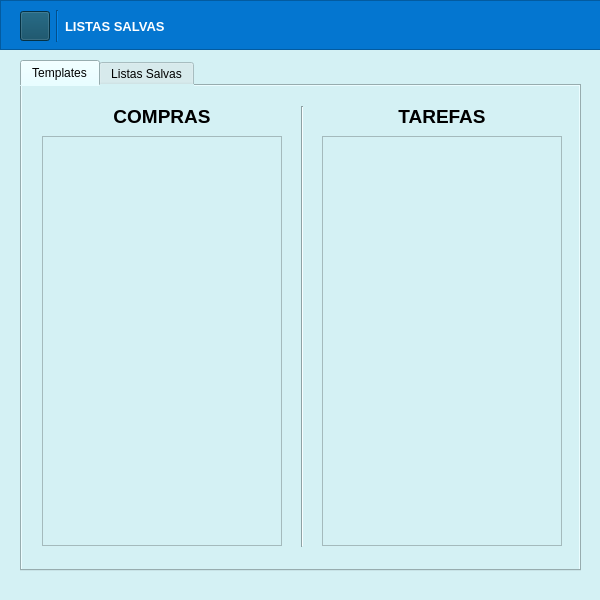
<?xml version="1.0" encoding="UTF-8"?>
<ui version="4.0">
 <class>Listas</class>
 <widget class="QMainWindow" name="Listas">
  <property name="geometry">
   <rect>
    <x>0</x>
    <y>0</y>
    <width>600</width>
    <height>600</height>
   </rect>
  </property>
  <property name="minimumSize">
   <size>
    <width>600</width>
    <height>600</height>
   </size>
  </property>
  <property name="maximumSize">
   <size>
    <width>600</width>
    <height>600</height>
   </size>
  </property>
  <property name="windowTitle">
   <string>Listas</string>
  </property>
  <property name="statusTip">
   <string/>
  </property>
  <property name="styleSheet">
   <string notr="true">
background-color:rgb(212, 241, 244)</string>
  </property>
  <widget class="QWidget" name="centralwidget">
   <widget class="QStackedWidget" name="paginas">
    <property name="geometry">
     <rect>
      <x>0</x>
      <y>0</y>
      <width>600</width>
      <height>580</height>
     </rect>
    </property>
    <property name="styleSheet">
     <string notr="true">background-color: rgb(212, 241, 244)</string>
    </property>
    <property name="currentIndex">
     <number>3</number>
    </property>
    <widget class="QWidget" name="home">
     <widget class="QFrame" name="topBarHome">
      <property name="geometry">
       <rect>
        <x>0</x>
        <y>0</y>
        <width>601</width>
        <height>50</height>
       </rect>
      </property>
      <property name="styleSheet">
       <string notr="true">background-color:rgb(4, 118, 208)</string>
      </property>
      <property name="frameShape">
       <enum>QFrame::StyledPanel</enum>
      </property>
      <property name="frameShadow">
       <enum>QFrame::Raised</enum>
      </property>
      <widget class="QLabel" name="Tapp">
       <property name="geometry">
        <rect>
         <x>21</x>
         <y>18</y>
         <width>47</width>
         <height>13</height>
        </rect>
       </property>
       <property name="font">
        <font>
         <pointsize>10</pointsize>
         <weight>75</weight>
         <bold>true</bold>
        </font>
       </property>
       <property name="styleSheet">
        <string notr="true">color: rgb(255, 255, 255);</string>
       </property>
       <property name="text">
        <string>LISTAS</string>
       </property>
       <property name="alignment">
        <set>Qt::AlignJustify|Qt::AlignVCenter</set>
       </property>
      </widget>
     </widget>
     <widget class="QWidget" name="layoutWidget">
      <property name="geometry">
       <rect>
        <x>60</x>
        <y>120</y>
        <width>471</width>
        <height>101</height>
       </rect>
      </property>
      <layout class="QHBoxLayout" name="layoutTest">
       <property name="leftMargin">
        <number>10</number>
       </property>
       <item>
        <widget class="QPushButton" name="btnNLista">
         <property name="enabled">
          <bool>true</bool>
         </property>
         <property name="minimumSize">
          <size>
           <width>0</width>
           <height>90</height>
          </size>
         </property>
         <property name="maximumSize">
          <size>
           <width>90</width>
           <height>16777215</height>
          </size>
         </property>
         <property name="styleSheet">
          <string notr="true">color: rgb(255, 255, 255);
border-image: url(:/icones/NLista.png);</string>
         </property>
         <property name="text">
          <string/>
         </property>
         <property name="checkable">
          <bool>false</bool>
         </property>
        </widget>
       </item>
       <item>
        <layout class="QGridLayout" name="gridLayout">
         <property name="sizeConstraint">
          <enum>QLayout::SetNoConstraint</enum>
         </property>
         <item row="0" column="0">
          <widget class="QLabel" name="tituloNLista">
           <property name="font">
            <font>
             <pointsize>15</pointsize>
             <weight>75</weight>
             <bold>true</bold>
            </font>
           </property>
           <property name="styleSheet">
            <string notr="true">color: rgb(0, 0, 0)</string>
           </property>
           <property name="text">
            <string>ADICIONAR NOVA LISTA</string>
           </property>
           <property name="alignment">
            <set>Qt::AlignBottom|Qt::AlignHCenter</set>
           </property>
          </widget>
         </item>
         <item row="1" column="0">
          <widget class="QLabel" name="descNLista">
           <property name="font">
            <font>
             <pointsize>10</pointsize>
            </font>
           </property>
           <property name="styleSheet">
            <string notr="true">color: rgb(0, 0, 0);</string>
           </property>
           <property name="text">
            <string>Criar nova lista em branco</string>
           </property>
           <property name="alignment">
            <set>Qt::AlignHCenter|Qt::AlignTop</set>
           </property>
          </widget>
         </item>
        </layout>
       </item>
      </layout>
     </widget>
     <widget class="Line" name="line">
      <property name="geometry">
       <rect>
        <x>30</x>
        <y>310</y>
        <width>531</width>
        <height>21</height>
       </rect>
      </property>
      <property name="orientation">
       <enum>Qt::Horizontal</enum>
      </property>
     </widget>
     <widget class="QWidget" name="layoutWidget_4">
      <property name="geometry">
       <rect>
        <x>70</x>
        <y>420</y>
        <width>461</width>
        <height>102</height>
       </rect>
      </property>
      <layout class="QHBoxLayout" name="horizontalLayout_4">
       <property name="leftMargin">
        <number>10</number>
       </property>
       <item>
        <widget class="QPushButton" name="btnListasSalvas">
         <property name="enabled">
          <bool>true</bool>
         </property>
         <property name="minimumSize">
          <size>
           <width>0</width>
           <height>90</height>
          </size>
         </property>
         <property name="maximumSize">
          <size>
           <width>90</width>
           <height>16777215</height>
          </size>
         </property>
         <property name="styleSheet">
          <string notr="true">border-image: url(:/icones/saved.png);
color: rgb(255, 255, 255);</string>
         </property>
         <property name="text">
          <string/>
         </property>
         <property name="checkable">
          <bool>false</bool>
         </property>
        </widget>
       </item>
       <item>
        <layout class="QGridLayout" name="gridLayout_2">
         <property name="sizeConstraint">
          <enum>QLayout::SetNoConstraint</enum>
         </property>
         <item row="0" column="0">
          <widget class="QLabel" name="tituloCLista">
           <property name="font">
            <font>
             <pointsize>15</pointsize>
             <weight>75</weight>
             <bold>true</bold>
            </font>
           </property>
           <property name="styleSheet">
            <string notr="true">color: rgb(0, 0, 0)</string>
           </property>
           <property name="text">
            <string>CARREGAR LISTA SALVA</string>
           </property>
           <property name="alignment">
            <set>Qt::AlignBottom|Qt::AlignHCenter</set>
           </property>
          </widget>
         </item>
         <item row="1" column="0">
          <widget class="QLabel" name="descCLista">
           <property name="font">
            <font>
             <pointsize>10</pointsize>
            </font>
           </property>
           <property name="styleSheet">
            <string notr="true">color: rgb(0, 0, 0);</string>
           </property>
           <property name="text">
            <string>Carrega listas ou templates salvos anteriormente</string>
           </property>
           <property name="alignment">
            <set>Qt::AlignHCenter|Qt::AlignTop</set>
           </property>
          </widget>
         </item>
        </layout>
       </item>
      </layout>
     </widget>
    </widget>
    <widget class="QWidget" name="listaDeCompras">
     <widget class="QFrame" name="topBarListaDeCompras">
      <property name="geometry">
       <rect>
        <x>0</x>
        <y>0</y>
        <width>601</width>
        <height>50</height>
       </rect>
      </property>
      <property name="styleSheet">
       <string notr="true">background-color:rgb(4, 118, 208)</string>
      </property>
      <property name="frameShape">
       <enum>QFrame::StyledPanel</enum>
      </property>
      <property name="frameShadow">
       <enum>QFrame::Raised</enum>
      </property>
      <widget class="QWidget" name="layoutWidget_3">
       <property name="geometry">
        <rect>
         <x>20</x>
         <y>10</y>
         <width>561</width>
         <height>32</height>
        </rect>
       </property>
       <layout class="QHBoxLayout" name="horizontalLayout">
        <item>
         <widget class="QPushButton" name="btn_home_ListaCompras">
          <property name="minimumSize">
           <size>
            <width>30</width>
            <height>30</height>
           </size>
          </property>
          <property name="maximumSize">
           <size>
            <width>30</width>
            <height>30</height>
           </size>
          </property>
          <property name="styleSheet">
           <string notr="true">background-color: rgb(5, 68, 94);
border-color: rgb(255, 255, 255);
color: rgb(255, 255, 255);</string>
          </property>
          <property name="text">
           <string/>
          </property>
         </widget>
        </item>
        <item>
         <widget class="Line" name="line_2">
          <property name="orientation">
           <enum>Qt::Vertical</enum>
          </property>
         </widget>
        </item>
        <item>
         <widget class="QLabel" name="tituloListaCompras">
          <property name="font">
           <font>
            <pointsize>10</pointsize>
            <weight>75</weight>
            <bold>true</bold>
           </font>
          </property>
          <property name="styleSheet">
           <string notr="true">color: rgb(255, 255, 255);</string>
          </property>
          <property name="text">
           <string>LISTAS DE COMPRAS</string>
          </property>
          <property name="alignment">
           <set>Qt::AlignJustify|Qt::AlignVCenter</set>
          </property>
         </widget>
        </item>
        <item>
         <widget class="QPushButton" name="btnSalvarListaComprasTemplate">
          <property name="maximumSize">
           <size>
            <width>100</width>
            <height>25</height>
           </size>
          </property>
          <property name="styleSheet">
           <string notr="true">background-color: rgb(5, 68, 94);
border-color: rgb(255, 255, 255);
color: rgb(255, 255, 255);</string>
          </property>
          <property name="text">
           <string>Salvar template</string>
          </property>
         </widget>
        </item>
        <item>
         <widget class="QPushButton" name="btnSalvarListaCompras">
          <property name="maximumSize">
           <size>
            <width>100</width>
            <height>25</height>
           </size>
          </property>
          <property name="styleSheet">
           <string notr="true">background-color: rgb(5, 68, 94);
border-color: rgb(255, 255, 255);
color: rgb(255, 255, 255);</string>
          </property>
          <property name="text">
           <string>Salvar lista</string>
          </property>
         </widget>
        </item>
       </layout>
      </widget>
     </widget>
     <widget class="QTableWidget" name="tabelaListaDeCompras">
      <property name="geometry">
       <rect>
        <x>20</x>
        <y>69</y>
        <width>561</width>
        <height>431</height>
       </rect>
      </property>
      <property name="font">
       <font>
        <pointsize>8</pointsize>
       </font>
      </property>
      <property name="styleSheet">
       <string notr="true">color: rgb(0, 0, 0);</string>
      </property>
      <attribute name="horizontalHeaderHighlightSections">
       <bool>false</bool>
      </attribute>
      <attribute name="horizontalHeaderStretchLastSection">
       <bool>true</bool>
      </attribute>
      <column>
       <property name="text">
        <string/>
       </property>
      </column>
      <column>
       <property name="text">
        <string>ITEM</string>
       </property>
      </column>
      <column>
       <property name="text">
        <string>QUANTIDADE</string>
       </property>
      </column>
      <column>
       <property name="text">
        <string>PREÇO</string>
       </property>
      </column>
      <column>
       <property name="text">
        <string>TOTAL</string>
       </property>
      </column>
      <column>
       <property name="text">
        <string>ID</string>
       </property>
      </column>
     </widget>
     <widget class="QPushButton" name="btnAddCompras">
      <property name="geometry">
       <rect>
        <x>480</x>
        <y>510</y>
        <width>100</width>
        <height>25</height>
       </rect>
      </property>
      <property name="maximumSize">
       <size>
        <width>100</width>
        <height>16777215</height>
       </size>
      </property>
      <property name="styleSheet">
       <string notr="true">background-color: rgb(5, 68, 94);
border-color: rgb(255, 255, 255);
color: rgb(255, 255, 255);</string>
      </property>
      <property name="text">
       <string>Adicionar item</string>
      </property>
     </widget>
     <widget class="Line" name="line_4">
      <property name="geometry">
       <rect>
        <x>20</x>
        <y>537</y>
        <width>560</width>
        <height>10</height>
       </rect>
      </property>
      <property name="orientation">
       <enum>Qt::Horizontal</enum>
      </property>
     </widget>
     <widget class="QWidget" name="layoutWidget">
      <property name="geometry">
       <rect>
        <x>20</x>
        <y>550</y>
        <width>561</width>
        <height>27</height>
       </rect>
      </property>
      <layout class="QHBoxLayout" name="horizontalLayout_3">
       <item>
        <widget class="QLabel" name="info_NIntensSelecionados">
         <property name="minimumSize">
          <size>
           <width>25</width>
           <height>0</height>
          </size>
         </property>
         <property name="maximumSize">
          <size>
           <width>25</width>
           <height>16777215</height>
          </size>
         </property>
         <property name="text">
          <string>0</string>
         </property>
         <property name="alignment">
          <set>Qt::AlignCenter</set>
         </property>
        </widget>
       </item>
       <item>
        <widget class="QLabel" name="txt_ItensSelec">
         <property name="text">
          <string>itens selecionados</string>
         </property>
        </widget>
       </item>
       <item>
        <widget class="QPushButton" name="btnOcultarSelecionados">
         <property name="minimumSize">
          <size>
           <width>0</width>
           <height>25</height>
          </size>
         </property>
         <property name="maximumSize">
          <size>
           <width>100</width>
           <height>16777215</height>
          </size>
         </property>
         <property name="styleSheet">
          <string notr="true">background-color: rgb(5, 68, 94);
border-color: rgb(255, 255, 255);
color: rgb(255, 255, 255);</string>
         </property>
         <property name="text">
          <string>Ocultar</string>
         </property>
        </widget>
       </item>
       <item>
        <widget class="QPushButton" name="ExibirOcultos">
         <property name="minimumSize">
          <size>
           <width>0</width>
           <height>25</height>
          </size>
         </property>
         <property name="maximumSize">
          <size>
           <width>100</width>
           <height>16777215</height>
          </size>
         </property>
         <property name="styleSheet">
          <string notr="true">background-color: rgb(5, 68, 94);
border-color: rgb(255, 255, 255);
color: rgb(255, 255, 255);</string>
         </property>
         <property name="text">
          <string>Exibir</string>
         </property>
        </widget>
       </item>
       <item>
        <widget class="QPushButton" name="btnApagarSelecionados">
         <property name="minimumSize">
          <size>
           <width>0</width>
           <height>25</height>
          </size>
         </property>
         <property name="maximumSize">
          <size>
           <width>100</width>
           <height>16777215</height>
          </size>
         </property>
         <property name="styleSheet">
          <string notr="true">background-color: rgb(255, 57, 57);</string>
         </property>
         <property name="text">
          <string>Excluir</string>
         </property>
        </widget>
       </item>
      </layout>
     </widget>
     <widget class="QWidget" name="layoutWidget">
      <property name="geometry">
       <rect>
        <x>20</x>
        <y>510</y>
        <width>451</width>
        <height>27</height>
       </rect>
      </property>
      <layout class="QHBoxLayout" name="horizontalLayout_6">
       <item>
        <widget class="QLabel" name="info_NItens_ListaCompras">
         <property name="minimumSize">
          <size>
           <width>25</width>
           <height>25</height>
          </size>
         </property>
         <property name="maximumSize">
          <size>
           <width>25</width>
           <height>16777215</height>
          </size>
         </property>
         <property name="text">
          <string>0</string>
         </property>
         <property name="alignment">
          <set>Qt::AlignCenter</set>
         </property>
        </widget>
       </item>
       <item>
        <widget class="QLabel" name="txt_Itens">
         <property name="minimumSize">
          <size>
           <width>0</width>
           <height>25</height>
          </size>
         </property>
         <property name="maximumSize">
          <size>
           <width>30</width>
           <height>16777215</height>
          </size>
         </property>
         <property name="text">
          <string>itens | </string>
         </property>
        </widget>
       </item>
       <item>
        <widget class="QLabel" name="txt_Moeda">
         <property name="minimumSize">
          <size>
           <width>0</width>
           <height>25</height>
          </size>
         </property>
         <property name="maximumSize">
          <size>
           <width>20</width>
           <height>16777215</height>
          </size>
         </property>
         <property name="text">
          <string>R$ </string>
         </property>
        </widget>
       </item>
       <item>
        <widget class="QLabel" name="info_ValorTotal">
         <property name="minimumSize">
          <size>
           <width>0</width>
           <height>25</height>
          </size>
         </property>
         <property name="text">
          <string>0.00</string>
         </property>
        </widget>
       </item>
      </layout>
     </widget>
    </widget>
    <widget class="QWidget" name="listaDeTarefas">
     <widget class="QFrame" name="topBarListaDeTarefas">
      <property name="geometry">
       <rect>
        <x>0</x>
        <y>0</y>
        <width>750</width>
        <height>50</height>
       </rect>
      </property>
      <property name="styleSheet">
       <string notr="true">background-color:rgb(4, 118, 208)</string>
      </property>
      <property name="frameShape">
       <enum>QFrame::StyledPanel</enum>
      </property>
      <property name="frameShadow">
       <enum>QFrame::Raised</enum>
      </property>
      <widget class="QWidget" name="layoutWidget_2">
       <property name="geometry">
        <rect>
         <x>20</x>
         <y>10</y>
         <width>561</width>
         <height>32</height>
        </rect>
       </property>
       <layout class="QHBoxLayout" name="horizontalLayout_2">
        <item>
         <widget class="QPushButton" name="btn_home_ListaTarefas">
          <property name="minimumSize">
           <size>
            <width>30</width>
            <height>30</height>
           </size>
          </property>
          <property name="maximumSize">
           <size>
            <width>30</width>
            <height>30</height>
           </size>
          </property>
          <property name="styleSheet">
           <string notr="true">background-color: rgb(5, 68, 94);
border-color: rgb(255, 255, 255);
color: rgb(255, 255, 255);</string>
          </property>
          <property name="text">
           <string/>
          </property>
         </widget>
        </item>
        <item>
         <widget class="Line" name="line_3">
          <property name="orientation">
           <enum>Qt::Vertical</enum>
          </property>
         </widget>
        </item>
        <item>
         <widget class="QLabel" name="tituloListaTarefas">
          <property name="font">
           <font>
            <pointsize>10</pointsize>
            <weight>75</weight>
            <bold>true</bold>
           </font>
          </property>
          <property name="styleSheet">
           <string notr="true">color: rgb(255, 255, 255);</string>
          </property>
          <property name="text">
           <string>LISTAS DE TAREFAS</string>
          </property>
          <property name="alignment">
           <set>Qt::AlignJustify|Qt::AlignVCenter</set>
          </property>
         </widget>
        </item>
        <item>
         <widget class="QPushButton" name="btnSalvarListaTarefasTemplate">
          <property name="maximumSize">
           <size>
            <width>100</width>
            <height>25</height>
           </size>
          </property>
          <property name="styleSheet">
           <string notr="true">background-color: rgb(5, 68, 94);
border-color: rgb(255, 255, 255);
color: rgb(255, 255, 255);</string>
          </property>
          <property name="text">
           <string>Salvar template</string>
          </property>
         </widget>
        </item>
        <item>
         <widget class="QPushButton" name="btnSalvarListaTarefas">
          <property name="maximumSize">
           <size>
            <width>100</width>
            <height>25</height>
           </size>
          </property>
          <property name="styleSheet">
           <string notr="true">background-color: rgb(5, 68, 94);
border-color: rgb(255, 255, 255);
color: rgb(255, 255, 255);</string>
          </property>
          <property name="text">
           <string>Salvar lista</string>
          </property>
         </widget>
        </item>
       </layout>
      </widget>
     </widget>
     <widget class="QTableWidget" name="tabelaListaDeTarefas">
      <property name="geometry">
       <rect>
        <x>20</x>
        <y>69</y>
        <width>561</width>
        <height>431</height>
       </rect>
      </property>
      <property name="styleSheet">
       <string notr="true">color: rgb(0, 0, 0);</string>
      </property>
      <attribute name="horizontalHeaderStretchLastSection">
       <bool>true</bool>
      </attribute>
      <attribute name="verticalHeaderVisible">
       <bool>false</bool>
      </attribute>
      <column>
       <property name="text">
        <string/>
       </property>
      </column>
      <column>
       <property name="text">
        <string>Tarefas</string>
       </property>
      </column>
      <column>
       <property name="text">
        <string>ID</string>
       </property>
      </column>
     </widget>
     <widget class="QPushButton" name="btnAddTarefas">
      <property name="geometry">
       <rect>
        <x>480</x>
        <y>510</y>
        <width>100</width>
        <height>25</height>
       </rect>
      </property>
      <property name="maximumSize">
       <size>
        <width>100</width>
        <height>16777215</height>
       </size>
      </property>
      <property name="styleSheet">
       <string notr="true">background-color: rgb(5, 68, 94);
color: rgb(255, 255, 255);</string>
      </property>
      <property name="text">
       <string>Adicionar item</string>
      </property>
     </widget>
     <widget class="QWidget" name="layoutWidget_6">
      <property name="geometry">
       <rect>
        <x>20</x>
        <y>510</y>
        <width>63</width>
        <height>27</height>
       </rect>
      </property>
      <layout class="QHBoxLayout" name="horizontalLayout_7">
       <item>
        <widget class="QLabel" name="info_NItens_ListaTarefas">
         <property name="minimumSize">
          <size>
           <width>25</width>
           <height>25</height>
          </size>
         </property>
         <property name="maximumSize">
          <size>
           <width>25</width>
           <height>16777215</height>
          </size>
         </property>
         <property name="text">
          <string>0</string>
         </property>
         <property name="alignment">
          <set>Qt::AlignCenter</set>
         </property>
        </widget>
       </item>
       <item>
        <widget class="QLabel" name="txt_Itens_2">
         <property name="minimumSize">
          <size>
           <width>0</width>
           <height>25</height>
          </size>
         </property>
         <property name="maximumSize">
          <size>
           <width>30</width>
           <height>16777215</height>
          </size>
         </property>
         <property name="text">
          <string>itens</string>
         </property>
        </widget>
       </item>
      </layout>
     </widget>
     <widget class="QWidget" name="layoutWidget_7">
      <property name="geometry">
       <rect>
        <x>20</x>
        <y>550</y>
        <width>561</width>
        <height>27</height>
       </rect>
      </property>
      <layout class="QHBoxLayout" name="horizontalLayout_9">
       <item>
        <widget class="QLabel" name="info_NIntensSelecionados_Tarefas">
         <property name="minimumSize">
          <size>
           <width>25</width>
           <height>0</height>
          </size>
         </property>
         <property name="maximumSize">
          <size>
           <width>25</width>
           <height>16777215</height>
          </size>
         </property>
         <property name="text">
          <string>0</string>
         </property>
         <property name="alignment">
          <set>Qt::AlignCenter</set>
         </property>
        </widget>
       </item>
       <item>
        <widget class="QLabel" name="txt_ItensSelec_3">
         <property name="text">
          <string>itens selecionados</string>
         </property>
        </widget>
       </item>
       <item>
        <widget class="QPushButton" name="btnOcultarSelecionados_Tarefas">
         <property name="minimumSize">
          <size>
           <width>0</width>
           <height>25</height>
          </size>
         </property>
         <property name="maximumSize">
          <size>
           <width>100</width>
           <height>16777215</height>
          </size>
         </property>
         <property name="styleSheet">
          <string notr="true">background-color: rgb(5, 68, 94);
border-color: rgb(255, 255, 255);
color: rgb(255, 255, 255);</string>
         </property>
         <property name="text">
          <string>Ocultar</string>
         </property>
        </widget>
       </item>
       <item>
        <widget class="QPushButton" name="ExibirOcultos_Tarefas">
         <property name="minimumSize">
          <size>
           <width>0</width>
           <height>25</height>
          </size>
         </property>
         <property name="maximumSize">
          <size>
           <width>100</width>
           <height>16777215</height>
          </size>
         </property>
         <property name="styleSheet">
          <string notr="true">background-color: rgb(5, 68, 94);
border-color: rgb(255, 255, 255);
color: rgb(255, 255, 255);</string>
         </property>
         <property name="text">
          <string>Exibir</string>
         </property>
        </widget>
       </item>
       <item>
        <widget class="QPushButton" name="btnApagarSelecionados_Tarefas">
         <property name="minimumSize">
          <size>
           <width>0</width>
           <height>25</height>
          </size>
         </property>
         <property name="maximumSize">
          <size>
           <width>100</width>
           <height>16777215</height>
          </size>
         </property>
         <property name="styleSheet">
          <string notr="true">background-color: rgb(255, 57, 57);</string>
         </property>
         <property name="text">
          <string>Excluir</string>
         </property>
        </widget>
       </item>
      </layout>
     </widget>
     <widget class="Line" name="line_5">
      <property name="geometry">
       <rect>
        <x>20</x>
        <y>537</y>
        <width>560</width>
        <height>10</height>
       </rect>
      </property>
      <property name="orientation">
       <enum>Qt::Horizontal</enum>
      </property>
     </widget>
    </widget>
    <widget class="QWidget" name="listasSalvas">
     <widget class="QFrame" name="topBarHome_2">
      <property name="geometry">
       <rect>
        <x>0</x>
        <y>0</y>
        <width>750</width>
        <height>50</height>
       </rect>
      </property>
      <property name="styleSheet">
       <string notr="true">background-color:rgb(4, 118, 208)</string>
      </property>
      <property name="frameShape">
       <enum>QFrame::StyledPanel</enum>
      </property>
      <property name="frameShadow">
       <enum>QFrame::Raised</enum>
      </property>
      <widget class="QWidget" name="layoutWidget_5">
       <property name="geometry">
        <rect>
         <x>20</x>
         <y>10</y>
         <width>561</width>
         <height>32</height>
        </rect>
       </property>
       <layout class="QHBoxLayout" name="horizontalLayout_5">
        <item>
         <widget class="QPushButton" name="btn_home_ListasSalvas">
          <property name="minimumSize">
           <size>
            <width>30</width>
            <height>30</height>
           </size>
          </property>
          <property name="maximumSize">
           <size>
            <width>30</width>
            <height>30</height>
           </size>
          </property>
          <property name="styleSheet">
           <string notr="true">background-color: rgb(5, 68, 94);
border-color: rgb(255, 255, 255);
color: rgb(255, 255, 255);</string>
          </property>
          <property name="text">
           <string/>
          </property>
         </widget>
        </item>
        <item>
         <widget class="Line" name="line_6">
          <property name="orientation">
           <enum>Qt::Vertical</enum>
          </property>
         </widget>
        </item>
        <item>
         <widget class="QLabel" name="tituloListaCompras_2">
          <property name="font">
           <font>
            <pointsize>10</pointsize>
            <weight>75</weight>
            <bold>true</bold>
           </font>
          </property>
          <property name="styleSheet">
           <string notr="true">color: rgb(255, 255, 255);</string>
          </property>
          <property name="text">
           <string>LISTAS SALVAS</string>
          </property>
          <property name="alignment">
           <set>Qt::AlignJustify|Qt::AlignVCenter</set>
          </property>
         </widget>
        </item>
       </layout>
      </widget>
     </widget>
     <widget class="QTabWidget" name="Salvos">
      <property name="geometry">
       <rect>
        <x>20</x>
        <y>60</y>
        <width>561</width>
        <height>511</height>
       </rect>
      </property>
      <property name="currentIndex">
       <number>0</number>
      </property>
      <widget class="QWidget" name="tab">
       <attribute name="title">
        <string>Templates</string>
       </attribute>
       <widget class="QTableWidget" name="tabelaMostrarTemplateCompras">
        <property name="geometry">
         <rect>
          <x>20</x>
          <y>50</y>
          <width>240</width>
          <height>410</height>
         </rect>
        </property>
        <attribute name="horizontalHeaderVisible">
         <bool>false</bool>
        </attribute>
        <attribute name="horizontalHeaderStretchLastSection">
         <bool>true</bool>
        </attribute>
        <attribute name="verticalHeaderVisible">
         <bool>false</bool>
        </attribute>
        <column>
         <property name="text">
          <string>Nome</string>
         </property>
        </column>
       </widget>
       <widget class="QTableWidget" name="tabelaMostrarTemplateTarefas">
        <property name="geometry">
         <rect>
          <x>300</x>
          <y>50</y>
          <width>240</width>
          <height>410</height>
         </rect>
        </property>
        <attribute name="horizontalHeaderVisible">
         <bool>false</bool>
        </attribute>
        <attribute name="horizontalHeaderStretchLastSection">
         <bool>true</bool>
        </attribute>
        <attribute name="verticalHeaderVisible">
         <bool>false</bool>
        </attribute>
        <attribute name="verticalHeaderStretchLastSection">
         <bool>false</bool>
        </attribute>
        <column>
         <property name="text">
          <string>Nome</string>
         </property>
        </column>
       </widget>
       <widget class="Line" name="line_7">
        <property name="geometry">
         <rect>
          <x>270</x>
          <y>20</y>
          <width>21</width>
          <height>441</height>
         </rect>
        </property>
        <property name="orientation">
         <enum>Qt::Vertical</enum>
        </property>
       </widget>
       <widget class="QLabel" name="TituloTemplateCompras">
        <property name="geometry">
         <rect>
          <x>20</x>
          <y>20</y>
          <width>240</width>
          <height>21</height>
         </rect>
        </property>
        <property name="font">
         <font>
          <pointsize>14</pointsize>
          <weight>75</weight>
          <bold>true</bold>
         </font>
        </property>
        <property name="text">
         <string>COMPRAS</string>
        </property>
        <property name="alignment">
         <set>Qt::AlignCenter</set>
        </property>
       </widget>
       <widget class="QLabel" name="TituloTemplateCompras_2">
        <property name="geometry">
         <rect>
          <x>300</x>
          <y>20</y>
          <width>240</width>
          <height>21</height>
         </rect>
        </property>
        <property name="font">
         <font>
          <pointsize>14</pointsize>
          <weight>75</weight>
          <bold>true</bold>
         </font>
        </property>
        <property name="text">
         <string>TAREFAS</string>
        </property>
        <property name="alignment">
         <set>Qt::AlignCenter</set>
        </property>
       </widget>
      </widget>
      <widget class="QWidget" name="tab_2">
       <attribute name="title">
        <string>Listas Salvas</string>
       </attribute>
       <widget class="Line" name="line_8">
        <property name="geometry">
         <rect>
          <x>270</x>
          <y>20</y>
          <width>21</width>
          <height>441</height>
         </rect>
        </property>
        <property name="orientation">
         <enum>Qt::Vertical</enum>
        </property>
       </widget>
       <widget class="QLabel" name="TituloSalvosCompras">
        <property name="geometry">
         <rect>
          <x>20</x>
          <y>20</y>
          <width>240</width>
          <height>21</height>
         </rect>
        </property>
        <property name="font">
         <font>
          <pointsize>14</pointsize>
          <weight>75</weight>
          <bold>true</bold>
         </font>
        </property>
        <property name="text">
         <string>COMPRAS</string>
        </property>
        <property name="alignment">
         <set>Qt::AlignCenter</set>
        </property>
       </widget>
       <widget class="QTableWidget" name="tabelaMostrarSalvosCompras">
        <property name="geometry">
         <rect>
          <x>20</x>
          <y>50</y>
          <width>240</width>
          <height>411</height>
         </rect>
        </property>
        <attribute name="horizontalHeaderVisible">
         <bool>false</bool>
        </attribute>
        <attribute name="horizontalHeaderStretchLastSection">
         <bool>true</bool>
        </attribute>
        <attribute name="verticalHeaderVisible">
         <bool>false</bool>
        </attribute>
        <column>
         <property name="text">
          <string>Nome</string>
         </property>
        </column>
       </widget>
       <widget class="QLabel" name="TituloSalvosTarefas">
        <property name="geometry">
         <rect>
          <x>300</x>
          <y>20</y>
          <width>240</width>
          <height>21</height>
         </rect>
        </property>
        <property name="font">
         <font>
          <pointsize>14</pointsize>
          <weight>75</weight>
          <bold>true</bold>
         </font>
        </property>
        <property name="text">
         <string>TAREFAS</string>
        </property>
        <property name="alignment">
         <set>Qt::AlignCenter</set>
        </property>
       </widget>
       <widget class="QTableWidget" name="tabelaMostrarSalvosTarefas">
        <property name="geometry">
         <rect>
          <x>300</x>
          <y>50</y>
          <width>240</width>
          <height>411</height>
         </rect>
        </property>
        <attribute name="horizontalHeaderVisible">
         <bool>false</bool>
        </attribute>
        <attribute name="horizontalHeaderStretchLastSection">
         <bool>true</bool>
        </attribute>
        <attribute name="verticalHeaderVisible">
         <bool>false</bool>
        </attribute>
        <column>
         <property name="text">
          <string>Nome</string>
         </property>
        </column>
       </widget>
      </widget>
     </widget>
    </widget>
   </widget>
  </widget>
  <widget class="QMenuBar" name="menubar">
   <property name="geometry">
    <rect>
     <x>0</x>
     <y>0</y>
     <width>600</width>
     <height>25</height>
    </rect>
   </property>
  </widget>
 </widget>
 <resources/>
 <connections/>
</ui>
